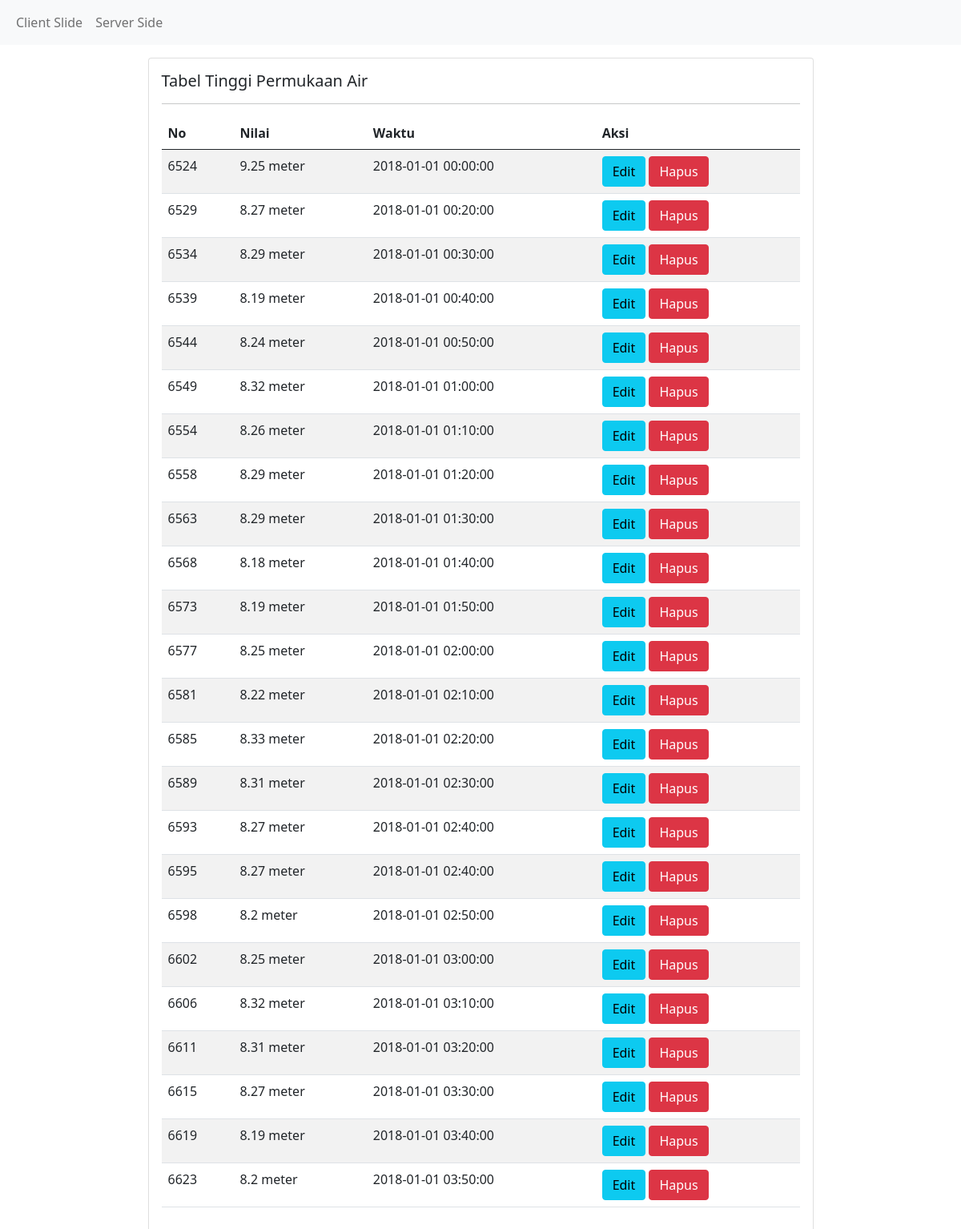
The page / on the database its author committed.
### tables this page shows
CREATE TABLE `tma` (
  `id_tma` int(20) NOT NULL,
  `id_pos` int(3) NOT NULL,
  `nilai` double NOT NULL,
  `waktu` datetime NOT NULL
);

### index.php (the view, shortened to what this page needs)
<!doctype html>
<html lang="en">
  <head>
    <link href="https://cdn.jsdelivr.net/npm/bootstrap@5.0.1/dist/css/bootstrap.min.css" rel="stylesheet">
    <link rel="stylesheet" type="text/css" href="https://cdn.datatables.net/v/dt/dt-1.10.25/datatables.min.css"/>
  </head>
  <body>
    <header>
        <nav class="navbar navbar-expand-lg navbar-light bg-light">
            <div class="container-fluid">
                <div class="collapse navbar-collapse" id="navbarNav">
                    <ul class="navbar-nav">
                        <li class="nav-item">
                            <a href="index.php" class="nav-link">Client Slide</a>
                        </li>
                        <li class="nav-item">
                            <a href="serverside.php" class="nav-link"> Server Side</a>
                        </li>
                    </ul>
                </div>
            </div>
        </nav>
    </header>
    <main>
        <div class="container mt-3">
            <div class="row d-flex justify-content-center">
                <div class="col-sm-9">
                    <div class="card">
                        <div class="card-body">
                            <h5 class="card-title">Tabel Tinggi Permukaan Air</h5>
                            <hr>
                            <table class="table table-striped">
                                <thead>
                                    <tr>
                                        <th>No</th>
                                        <th>Nilai</th>
                                        <th>Waktu</th>
                                        <th>Aksi</th>
                                    </tr>
                                </thead>
                                <tbody>
                                <?php
                                    include 'koneksi.php';
                                    $query = "SELECT * FROM tma ";
                                    $tma = mysqli_query($koneksi, $query);
                                    while($row = mysqli_fetch_array($tma))
                                    {
                                        echo " <tr>
                                        <td>" .$row['id_tma']."</td>
                                        <td>" .$row['nilai']." meter</td>
                                        <td>" .$row['waktu']."</td>
                                        <td><a href='dbedit.php?id_tma=$row[id_tma]' class='btn btn-info'>Edit</a>
                                        <a href='dbdelete.php?id_tma=$row[id_tma]' class='btn btn-danger'>Hapus</a></td>
                                        </tr>";
                                    }
                                ?>
                                </tbody>
                            </table>
                        </div>
                    </div>
                </div>
            </div>
        </div>
    </main>
  </body>
</html>

### rows shown on the page
tma: id_tma "6524", nilai "9.25", waktu "2018-01-01 00:00:00"
tma: id_tma "6529", nilai "8.27", waktu "2018-01-01 00:20:00"
tma: id_tma "6534", nilai "8.29", waktu "2018-01-01 00:30:00"
tma: id_tma "6539", nilai "8.19", waktu "2018-01-01 00:40:00"
tma: id_tma "6544", nilai "8.24", waktu "2018-01-01 00:50:00"
tma: id_tma "6549", nilai "8.32", waktu "2018-01-01 01:00:00"
tma: id_tma "6554", nilai "8.26", waktu "2018-01-01 01:10:00"
tma: id_tma "6558", nilai "8.29", waktu "2018-01-01 01:20:00"
tma: id_tma "6563", nilai "8.29", waktu "2018-01-01 01:30:00"
tma: id_tma "6568", nilai "8.18", waktu "2018-01-01 01:40:00"
tma: id_tma "6573", nilai "8.19", waktu "2018-01-01 01:50:00"
tma: id_tma "6577", nilai "8.25", waktu "2018-01-01 02:00:00"
tma: id_tma "6581", nilai "8.22", waktu "2018-01-01 02:10:00"
tma: id_tma "6585", nilai "8.33", waktu "2018-01-01 02:20:00"
tma: id_tma "6589", nilai "8.31", waktu "2018-01-01 02:30:00"
tma: id_tma "6593", nilai "8.27", waktu "2018-01-01 02:40:00"
tma: id_tma "6595", nilai "8.27", waktu "2018-01-01 02:40:00"
tma: id_tma "6598", nilai "8.2", waktu "2018-01-01 02:50:00"
tma: id_tma "6602", nilai "8.25", waktu "2018-01-01 03:00:00"
tma: id_tma "6606", nilai "8.32", waktu "2018-01-01 03:10:00"
tma: id_tma "6611", nilai "8.31", waktu "2018-01-01 03:20:00"
tma: id_tma "6615", nilai "8.27", waktu "2018-01-01 03:30:00"
tma: id_tma "6619", nilai "8.19", waktu "2018-01-01 03:40:00"
tma: id_tma "6623", nilai "8.2", waktu "2018-01-01 03:50:00"
